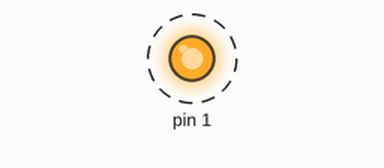
Recording of a sketch running on a simulated Arduino Uno, built with avr-gcc and run on an emulated ATmega328P. Parts: output pins drawn as LEDs (lit = HIGH). Dashed ring = blinking.

Above: at 0.05 s.
Timing chart, 0 to 3.0 s (numbered marks = the images above):
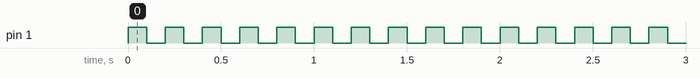

The sketch:

codigo.ino
```cpp
void setup()
{
  pinMode(1, OUTPUT);
}

void loop()
{
  digitalWrite(1,HIGH);
  digitalWrite(2,HIGH);
  digitalWrite(3,HIGH);
  digitalWrite(4,HIGH);
  digitalWrite(5,HIGH);
  delay(100);
  digitalWrite(1,LOW);
  digitalWrite(2,LOW);
  digitalWrite(3,LOW);
  digitalWrite(4,LOW);
  digitalWrite(4,LOW);
  delay(100);

}
```

Measured:
- by itself, pin 1: alternates HIGH for 0.10 s and LOW for 0.10 s
